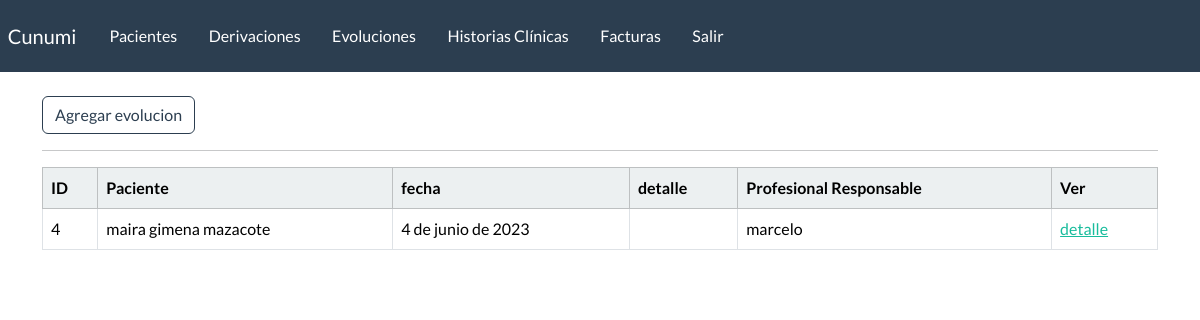
Before: /listar-evoluciones/ (signed in) with the older database file.
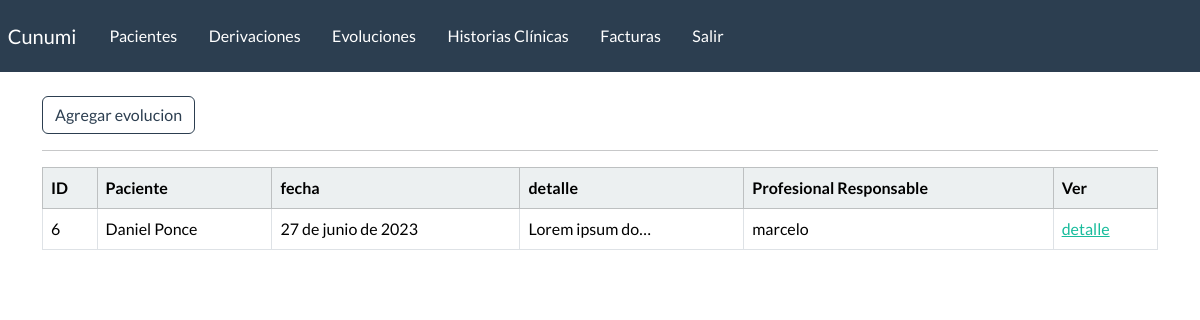
After: the same page with the newer database file.
### webapp/models.py (models this page shows, shortened)
class evolucion(models.Model):
    paciente = models.ForeignKey(
        paciente, on_delete=models.CASCADE, blank=False)
    fecha = models.DateField(blank=True, null=True)
    detalle = models.TextField(blank=True)
    profesional_responsable = models.ForeignKey(User, on_delete=models.CASCADE, blank=False)

class paciente(models.Model):
    nombre = models.CharField(max_length=100)
    apellido = models.CharField(max_length=100, blank=True)
    dni = models.CharField(max_length=100, blank=True)
    telefono = models.CharField(max_length=100, blank=True)
    email = models.EmailField(blank=True)
    edad = models.IntegerField(blank=True)
    fecha_inicio = models.DateField(blank=True, null=True)
    responables = models.CharField(max_length=200, blank=True)
    motivo_consulta = models.CharField(max_length=200, blank=True)
    derivado = models.BooleanField(default=False)
    email = models.EmailField(blank=True)
    estado_choices = (
        ('activo', 'activo'),
        ('inactivo', 'inactivo'),
        ('alta', 'alta'),
        ('derivado', 'derivado'))
    estado = models.CharField(max_length=20, choices=estado_choices, default='activo')
    profesional_responsable = models.ForeignKey(User, on_delete=models.CASCADE, blank=True)
    def __str__(self):
        return f"{self.nombre} {self.apellido}"

### webapp/views.py (the view)
# urls.py: path('listar-evoluciones/',  views.listar_evoluciones, name='listar_evoluciones'),
@permission_required('webapp.view_evolucion')
def listar_evoluciones(request):
    evoluciones = evolucion.objects.all().order_by('fecha')
    data = {
        'evoluciones': evoluciones
    }
    return render(request, 'webapp/evolucion/listar.html', data)

### webapp/templates/webapp/evolucion/listar.html
{% extends 'webapp/base.html' %}
{% block content %}
<a class="btn btn-outline-primary btn-small" href="{% url 'agregar_evolucion' %}">
    Agregar evolucion
</a>
<hr>
    <table class="table table-hover table-bordered">
        <thead class="table-light">
            <tr>
                <th scope="col">ID</th>
                <th scope="col">Paciente</th>
                <th scope="col">fecha</th>
                <th scope="col">detalle</th>
                <th scope="col">Profesional Responsable</th>
                <th scope="col">Ver</th>
            </tr>
        </thead>
        <tbody>
            {% if evoluciones %}
            {% for evolucion in evoluciones %}
            <tr>
                <td>{{evolucion.id}}</td>
                <td>{{evolucion.paciente}}</td>
                <td>{{evolucion.fecha}}</td>
                <td>{{evolucion.detalle|truncatechars:15}}</td>
                <td>{{evolucion.profesional_responsable}}</td>
                <td><a href="{% url 'detalle_evolucion' evolucion.id %}">detalle</a></td>
            </tr>
            {% endfor %}
            {% endif %}
        </tbody>
    </table>
{% endblock %}

Changed rows visible on the page:
removed evolucion: id "4", paciente "maira gimena mazacote", fecha "4 de junio de 2023", profesional_responsable "marcelo"
added evolucion: id "6", paciente "Daniel Ponce", fecha "27 de junio de 2023", detalle "Lorem ipsum do…", profesional_responsable "marcelo"
